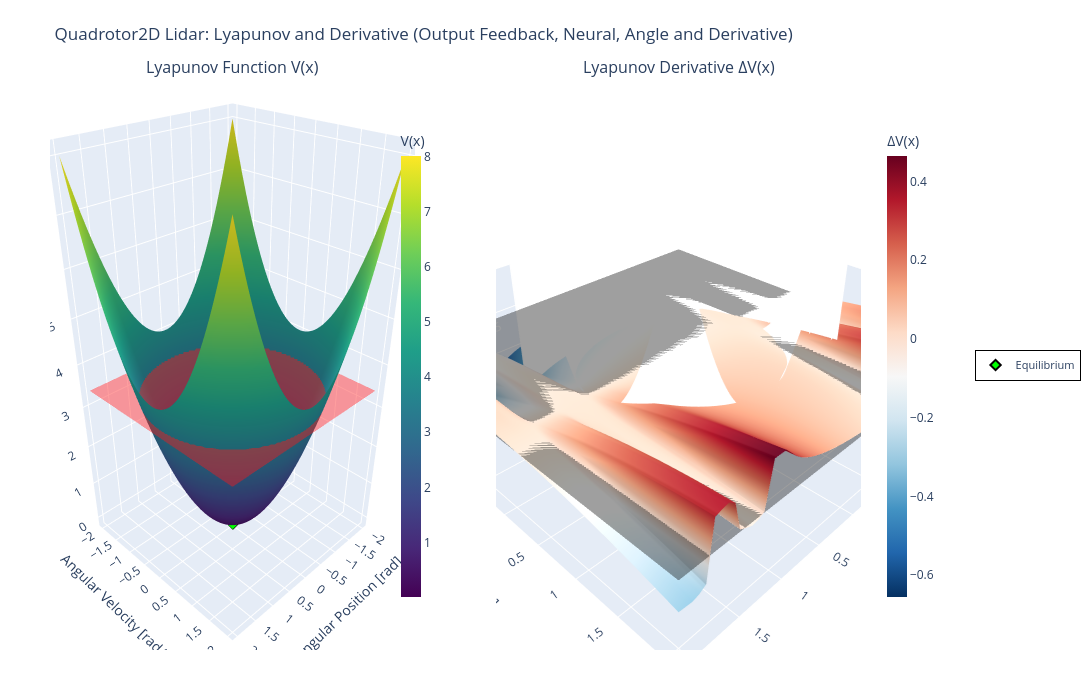

The code cell stored with this chart in its notebook:
### Code cell
state_limits_angle = ((-2, 2), (-2, 2))
state_indices_angle = (1, 3)

# 3D Lyapunov function, function and derivative, angle and derivative
plot_lyapunov_3d_surface(
        lyapunov_nn,
        state_limits_angle,
        controller_nn=nn_controller,
        dynamics_system=discrete_system,
        observer_nn=nn_observer,
        state_indices=state_indices_angle,
        state_names=("Angular Position [rad]", "Angular Velocity [rad/s]"),
        rho=rho,
        grid_resolution=60,
        title="Quadrotor2D Lidar: Lyapunov and Derivative (Output Feedback, Neural, Angle and Derivative)",
        show=False,
        colorscale="Viridis",
        show_derivative=True,
    )

### Figure 1 — Plotly figure (JSON) as saved in the notebook; plotly's stock layout.template omitted (floating-point values rounded to 4 significant figures; data arrays with more than 128 entries replaced by an {"elided": "..."} marker saying what was removed)
{"data": [{"colorbar": {"len": 0.85, "thickness": 20, "title": {"text": "V(x)"}, "x": 0.42}, "colorscale": [[0, "#440154"], [0.1111, "#482878"], [0.2222, "#3e4989"], [0.3333, "#31688e"], [0.4444, "#26828e"], [0.5556, "#1f9e89"], [0.6667, "#35b779"], [0.7778, "#6ece58"], [0.8889, "#b5de2b"], [1, "#fde725"]], "hovertemplate": "%{xaxis.title.text}: %{x:.3f}<br>%{yaxis.title.text}: %{y:.3f}<br>V: %{z:.3f}<extra></extra>", "name": "V(x)", "opacity": 1, "scene": "scene", "type": "surface", "x": {"elided": "60x60 float values"}, "y": {"elided": "60x60 float values"}, "z": {"elided": "60x60 float values"}}, {"colorbar": {"len": 0.85, "thickness": 20, "title": {"text": "ΔV(x)"}, "x": 1.02}, "colorscale": [[0, "rgb(5,48,97)"], [0.1, "rgb(33,102,172)"], [0.2, "rgb(67,147,195)"], [0.3, "rgb(146,197,222)"], [0.4, "rgb(209,229,240)"], [0.5, "rgb(247,247,247)"], [0.6, "rgb(253,219,199)"], [0.7, "rgb(244,165,130)"], [0.8, "rgb(214,96,77)"], [0.9, "rgb(178,24,43)"], [1, "rgb(103,0,31)"]], "hovertemplate": "%{xaxis.title.text}: %{x:.3f}<br>%{yaxis.title.text}: %{y:.3f}<br>ΔV: %{z:.3f}<extra></extra>", "name": "ΔV(x)", "opacity": 1, "scene": "scene2", "type": "surface", "x": {"elided": "60x60 float values"}, "y": {"elided": "60x60 float values"}, "z": {"elided": "60x60 float values"}}, {"colorscale": [[0, "red"], [1, "red"]], "hovertemplate": "ROA boundary<extra></extra>", "name": "ROA (ρ=3.401)", "opacity": 0.4, "scene": "scene", "showscale": false, "type": "surface", "x": {"elided": "60x60 float values"}, "y": {"elided": "60x60 float values"}, "z": {"elided": "60x60 float values"}}, {"colorscale": [[0, "black"], [1, "black"]], "hovertemplate": "ΔV=0 plane<extra></extra>", "name": "ΔV=0", "opacity": 0.4, "scene": "scene2", "showscale": false, "type": "surface", "x": {"elided": "60x60 float values"}, "y": {"elided": "60x60 float values"}, "z": {"elided": "60x60 float values"}}, {"hovertemplate": "Equilibrium<extra></extra>", "marker": {"color": "lime", "line": {"color": "black", "width": 2}, "size": 8, "symbol": "diamond"}, "mode": "markers", "name": "Equilibrium", "scene": "scene", "showlegend": true, "type": "scatter3d", "x": [0], "y": [0], "z": [0]}, {"hovertemplate": "Equilibrium<extra></extra>", "marker": {"color": "lime", "line": {"color": "black", "width": 2}, "size": 8, "symbol": "diamond"}, "mode": "markers", "name": "Equilibrium", "scene": "scene2", "showlegend": false, "type": "scatter3d", "x": [0], "y": [0], "z": [0]}], "layout": {"annotations": [{"font": {"size": 16}, "showarrow": false, "text": "Lyapunov Function V(x)", "x": 0.225, "xanchor": "center", "xref": "paper", "y": 1, "yanchor": "bottom", "yref": "paper"}, {"font": {"size": 16}, "showarrow": false, "text": "Lyapunov Derivative ΔV(x)", "x": 0.775, "xanchor": "center", "xref": "paper", "y": 1, "yanchor": "bottom", "yref": "paper"}], "height": 700, "legend": {"bgcolor": "rgba(255,255,255,0.95)", "bordercolor": "black", "borderwidth": 1, "font": {"size": 11}, "x": 1.14, "xanchor": "left", "y": 0.5, "yanchor": "middle"}, "margin": {"b": 50, "l": 50, "r": 50, "t": 80}, "scene": {"camera": {"eye": {"x": 1.5, "y": 1.5, "z": 1.3}}, "domain": {"x": [0, 0.45], "y": [0, 1]}, "xaxis": {"title": {"text": "Angular Position [rad]"}}, "yaxis": {"title": {"text": "Angular Velocity [rad/s]"}}, "zaxis": {"title": {"text": "V(x)"}}}, "scene2": {"camera": {"eye": {"x": 1.5, "y": 1.5, "z": 1.3}}, "domain": {"x": [0.55, 1], "y": [0, 1]}, "xaxis": {"title": {"text": "Angular Position [rad]"}}, "yaxis": {"title": {"text": "Angular Velocity [rad/s]"}}, "zaxis": {"title": {"text": "ΔV(x)"}}}, "showlegend": true, "title": {"text": "Quadrotor2D Lidar: Lyapunov and Derivative (Output Feedback, Neural, Angle and Derivative)"}, "width": 1500}}
